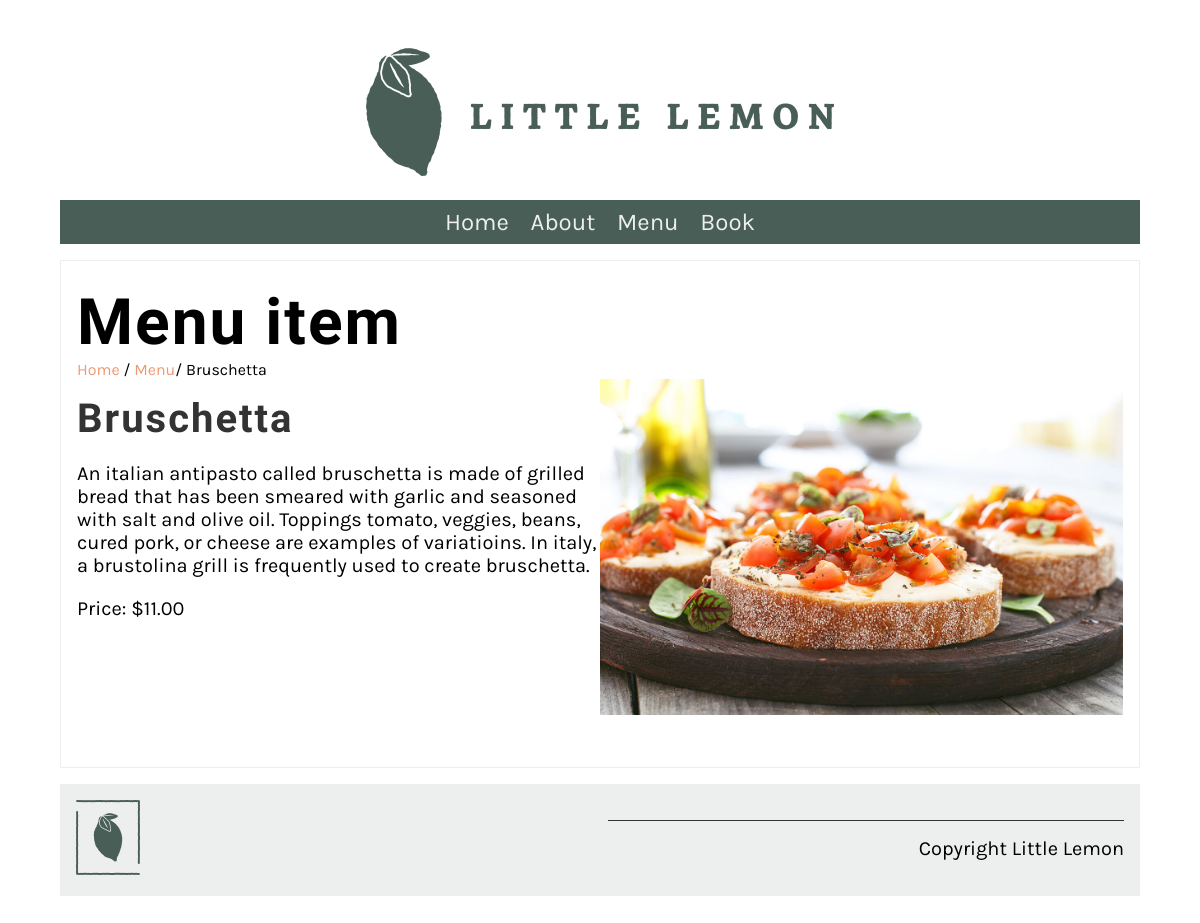
Page /menu_item/2/ on the committed database.
### restaurant/models.py (models this page shows, shortened)
class Menu(models.Model):
   name = models.CharField(max_length=200)
   price = models.IntegerField(null=False)
   menu_item_description = models.TextField(max_length=1000,default='')

### restaurant/views.py (the view)
# urls.py: path('menu_item/<int:pk>/',views.display_menu_item,name='menu_item')
def display_menu_item(request,pk = None):
    if pk:
        menu_item = Menu.objects.get(pk=pk)
    else:
        menu_item = ""
    return render(request,'menu_item.html',{"menu_item":menu_item})

### restaurant/templates/menu_item.html
{% extends 'base.html' %}
{% load static %}
{% block content %}
<section>
    <article>
        <h1>Menu item</h1>
        <span>
            <a href="{% url 'home' %}">Home</a> /
            <a href="{% url 'menu' %}">Menu</a>/
            {{ menu_item.name }}
        </span>
        <div class="row">
            <div class="column">
                <h2>
                   {{menu_item.name}}
                </h2>
                <p>
                    {{ menu_item.menu_item_description }}
                </p>
                <p>
                    Price: ${{ menu_item.price }}.00
                </p>
            </div>
            <div class="column">
                <img src="/restaurant/static/img/menu_items/{{menu_item.name}}.jpg" alt="{{ menu_item.name}}" />
            </div>
        </div>
    </article>
</section>
{% endblock %}

### restaurant/static/css/style.css (style rules this page uses)
body { font-family: 'Karla', sans-serif; margin-top: 3rem; margin-bottom: 3rem; margin-left: 5%; margin-right: 5%; }
h1, h2, h3, h4, h5, h6 { font-family: 'Markazi Text', serif; letter-spacing: 2px;; }
h1 { font-size: 4rem; margin-top: 1.5rem; margin-bottom: 0; }
h2 { font-size: 2.5rem; color: #333333; margin:1rem 0; }
p, ul { font-size: 1.25rem;; }
a { color: #EE9972; text-decoration: none; }
section { display: flex; gap: 2rem 1rem; margin-top: 1rem; margin-bottom: 1rem; flex-direction: row; }
article { flex:1; }
article img { max-width: 100%; }
main article { border: 1px solid #EDEFEE; padding-left: 1rem; padding-right: 1rem; }
.row { display: flex; flex-direction: row; width: 100%; padding-bottom: 1rem; }
.column { flex-basis: 50%; margin-bottom: 1rem; padding-bottom: 1rem; }

### rows in the picture
Menu: name "Bruschetta", menu_item_description "An italian antipasto called bruschetta is made of grilled bread that has been smeared with garlic and seasoned with salt and olive oil. Toppings tomato, veggies, beans, cured pork, or cheese are examples of variatioins. In italy, a brustolina grill is frequently used to create bruschetta.", price "11", name (picture)
